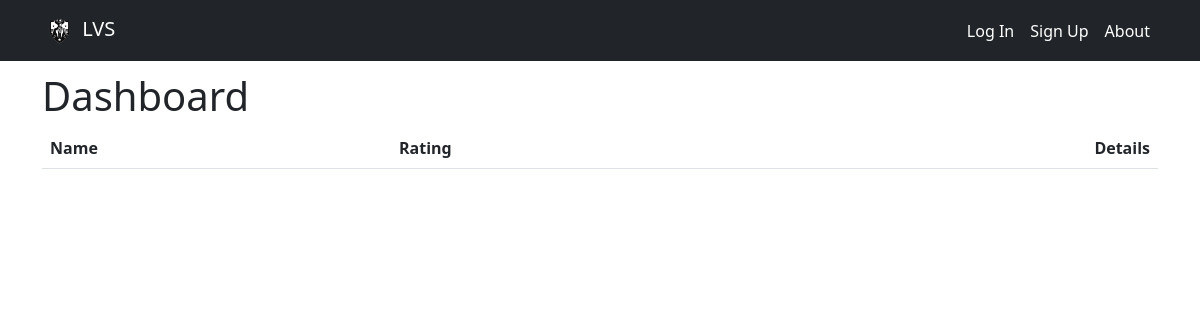
Page /dashboard on the earlier database version.
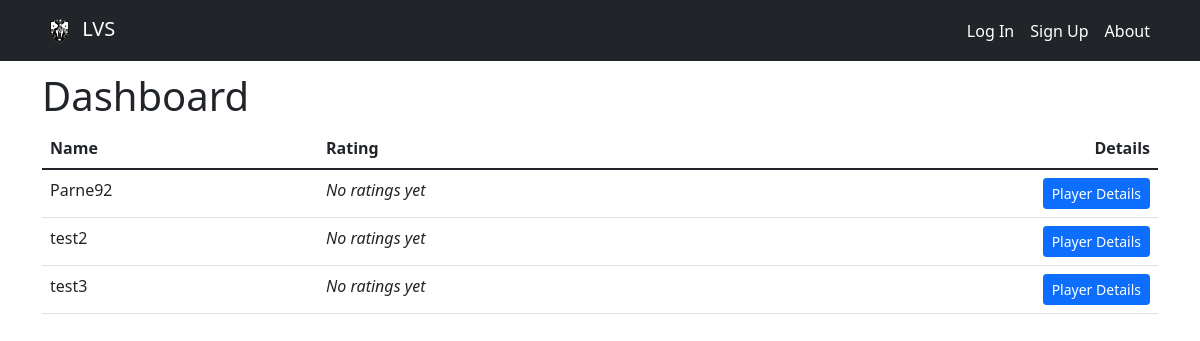
Same page on the later database version.
### models.py (models this page shows, shortened)
class Player(UserMixin, db.Model):
    __tablename__ = 'player'
    id = db.Column(Integer, primary_key=True)
    username = db.Column(String(20), unique = True)
    password = db.Column(db.String(100))
    rating = db.Column(Float)

### app.py (the view)
@app.route('/dashboard', methods=['GET'])
def dashboard():
    print('Request for home page received')
    players = Player.query.order_by(Player.rating).all()
    return render_template('dashboard.html', players = players)

### app.py (called while the page is built)
@app.context_processor
def utility_processor():
    def games_rating(id):
        games = Game.query.where(Game.playerid == id)
        ratings = []
        game_count = 0
        for game in games:
            ratings += [game.rating]
            game_count += 1
        avg_rating = sum(ratings) / len(ratings) if ratings else 0
        avg_rating = "{:.2f}".format(avg_rating)
        return {'avg_rating': avg_rating, 'game_count': game_count}
    return dict(games_rating=games_rating)

### templates/dashboard.html (shortened to what this page needs)
{% extends "base.html" %}
{% block head %}
    {{ super() }}
{% endblock %}
{% block content %}
      <h1>Dashboard</h1>
      {% if True %}
          <table class="table">
              <thead>
                  <tr>
                      <th>Name</th>
                      <th>Rating</th>
                      <th class="text-end">Details</th>
                  </tr>
              </thead>
              <tbody>
                  {% for player in players %}
                      <tr>
                          <td>{{ player.username }}</td>
                          <td>{% include "games_rating.html" %}</td>
                          <td class="text-end"><a href="{{ url_for('details', id=player.id) }}" class="btn btn-sm btn-primary">Player Details</a></td>
                      </tr>
                  {% endfor %}
              </tbody>
          </table>
      {% else %}
          <p>No Users have reported games!</p>
      {% endif %}
{% endblock %}

### templates/base.html (shortened to what this page needs)
<!DOCTYPE html>
<html lang="en">
<head>
    {% block head %}
        <link rel="stylesheet" href="https://cdn.jsdelivr.net/npm/bootstrap@5.1.3/dist/css/bootstrap.min.css">
        <link rel="stylesheet" href="https://cdnjs.cloudflare.com/ajax/libs/font-awesome/6.0.0/css/all.min.css" />
        {% endblock %}
</head>
<body>
    <nav class="navbar navbar-expand-md navbar-dark fixed-top bg-dark">
        <div class="container">
          <a class="navbar-brand" href="/">
            <img src="../static/Dark Logo.png" alt="" width="35" height="35">
               LVS
          </a>
          <div class="collapse navbar-collapse" id="navbarCollapse">
            <ul class="navbar-nav navbar-dark bg-dark mb-md-0 ms-auto">
                      {% if not current_user.is_authenticated %}
                      <a class="nav-link" href="{{ url_for('login') }}" style="color: white;">Log In</a>
                      <a class="nav-link" href="{{ url_for('signup') }}" style="color: white;">Sign Up</a>
                      {% endif %}
                      <a class="nav-link" href="{{ url_for('about') }}" style="color: white;">About</a>
            </ul>
          </div>
        </div>
      </nav>
      <main class="container">
        {% block content %}{% endblock %}
      </main>
</body>
</html>

### templates/games_rating.html
{% if games_rating(player.id)["game_count"] %}
    <span class="score">
        <div class="score-wrap align-top">
            <span class="rating" style="width: 40px;">
            </span>
        </div>
        <span class="align-top">
            {{ games_rating(player.id)["avg_rating"]|float }} ({{games_rating(player.id)["game_count"]}} {% if games_rating(player.id)["game_count"] == 1 %} game{% else %} games{% endif %})
        </span>
    </span>
{% else %}
  <span class="fst-italic">No ratings yet</span>
{% endif %}

### templates/dashboard.html (style rules this page uses)
body { min-height: 75rem; padding-top: 4.5rem; align-items: center; }

Differences in the rows shown:
added Player: username "Parne92", shows "No ratings yet"
added Player: username "test2", shows "No ratings yet"
added Player: username "test3", shows "No ratings yet"
